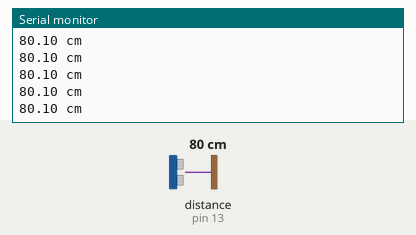
The sketch below on a simulated Arduino Uno, built with avr-gcc and run on an emulated ATmega328P. On the bench: the last lines printed to the serial monitor. Wiring (inferred from the names in the program): ultrasonic range finder: trigger pin 12; echo pin 13. The inputs (shaded band) are chosen by the test bench; at power-on: distance to the obstacle (sensor on pin 13) 80 cm. The echo pulse lasts 58.3 µs per cm.

Above: at 1.2 s.
1.3 s: distance to the obstacle (sensor on pin 13) set to 2 cm
At 1.68 s:
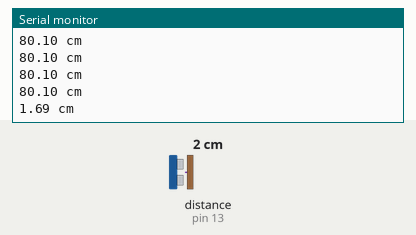
2.8 s: distance to the obstacle (sensor on pin 13) set to 4 cm
At 2.95 s:
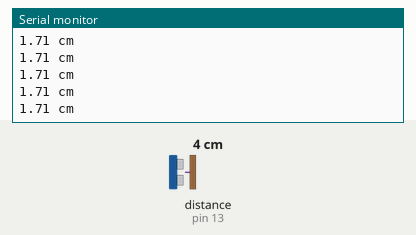
Timing chart, 0 to 5.8 s (numbered marks = the images above; inputs shaded):
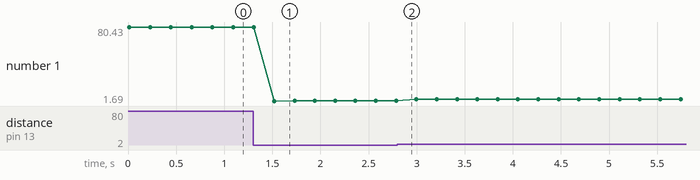

Measured:
- after the input at 1.3 s, the serial monitor: prints a new line after 0.22 s (image 1)
- plotted number 1: 80.1 → 1.71 after the input at 1.3 s, 1.71 → 3.71 after the input at 2.8 s

The sketch:

06_ultra_sound.ino
```cpp
// Page 16-17: Ultrasonic Distance Sensor Test (Arduino Uno)
int ULTRASOUND_TRANSMITTER = 12;
int ULTRASOUND_RECEIVER = 13;
void setup() {
  pinMode(ULTRASOUND_TRANSMITTER, OUTPUT);
  pinMode(ULTRASOUND_RECEIVER, INPUT);
  Serial.begin(57600);
}
void loop() {
  digitalWrite(ULTRASOUND_TRANSMITTER, LOW);
  delayMicroseconds(2);
  digitalWrite(ULTRASOUND_TRANSMITTER, HIGH);
  delayMicroseconds(10);
  digitalWrite(ULTRASOUND_TRANSMITTER, LOW);
  float distance = pulseIn(ULTRASOUND_RECEIVER, HIGH) / 58.00;
  delay(10);
  Serial.print(distance);
  Serial.print(" ");
  Serial.println("cm");
  delay(200);
}
```
